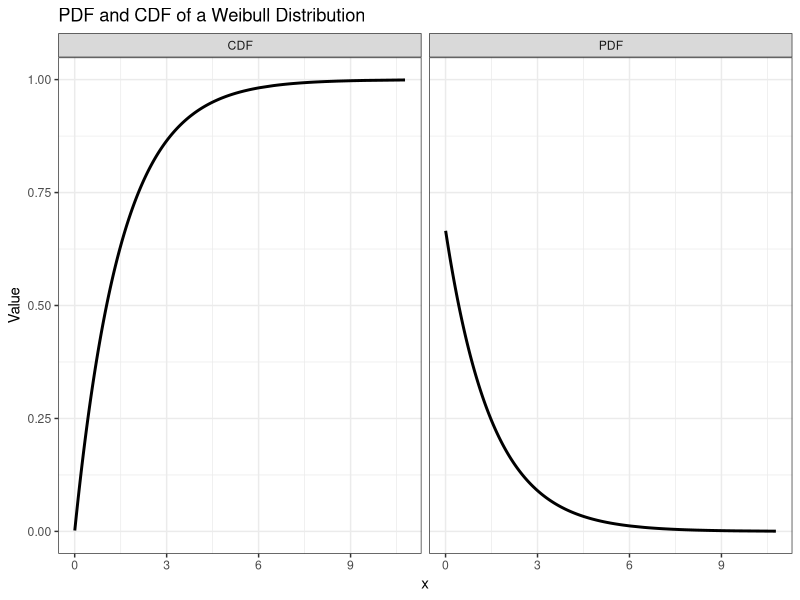
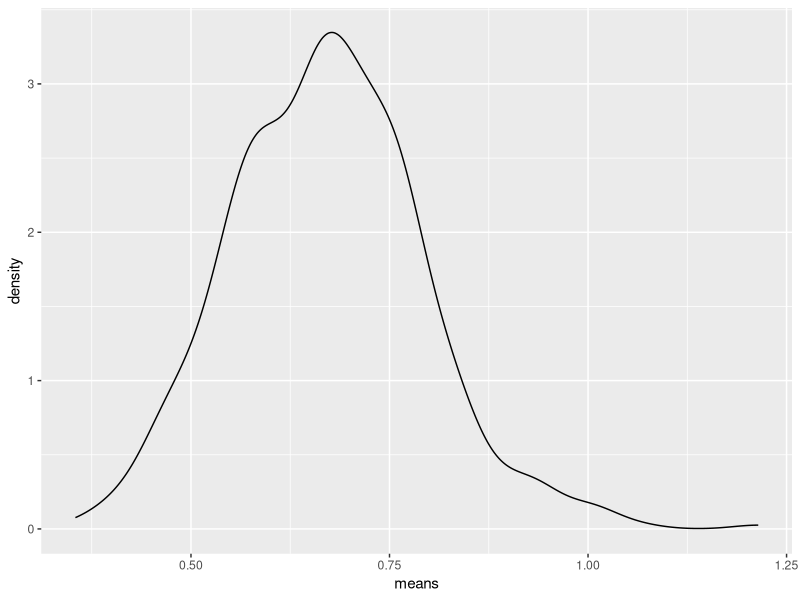

R code for these plots, in order:
## ---- chunk 1
knitr::opts_chunk$set(echo = TRUE)
library(tidyverse)
library(reshape2)
library(cowplot)
## ---- chunk 2
# Answer:
c_to_f = function(temperature){
  return(32+(9/5)*temperature)
}

c_to_f(0)
c_to_f(100)
c_to_f(-40)

## ---- chunk 3
# Answer:
# 0 = heads, 1 = tails
flip_coin_tails = function(n){
  return(sum(rbinom(n, 1, .5)))
}

flip_coin_tails(100)

## ---- chunk 4
data(storms)
# Answer:
storms_post_2000 = storms %>%
  filter(year >= 2000)

head(storms_post_2000)
## ---- chunk 5
# Answer:
storm_means = storms %>%
  group_by(status) %>%
  summarise("mean wind" = mean(wind), "mean pressure" = mean(pressure))

head(storm_means)

## ---- chunk 6
# Answer:
x <- rweibull(1000, shape = 1, scale = 1.5)
y_pdf <- dweibull(x, 1, 1.5)
y_cdf <- pweibull(x, 1, 1.5)


weibull_pdf <- data.frame(x = x, Value = y_pdf, Function = rep('PDF', length(y_pdf)))
weibull_cdf <- data.frame(x = x, Value = y_cdf, Function = rep('CDF', length(y_cdf)))

full_df <- rbind(weibull_pdf, weibull_cdf)

ggplot(data = full_df) +
  geom_line(aes(x = x, y = Value), linewidth = 1) +
  facet_wrap(~ Function, ncol = 2) +
  ggtitle('PDF and CDF of a Weibull Distribution') +
  theme_bw()

## ---- chunk 7
# Answer:
expFun = function(size, lambda, n){
  samp_means = rep(0, n)
  for (i in 1:n){
    samp_means[i] = mean(rexp(size, lambda))
  }
  return(samp_means)
}

means = expFun(30, 1.5, 500)

ggplot() +
  geom_density(aes(x = means))
